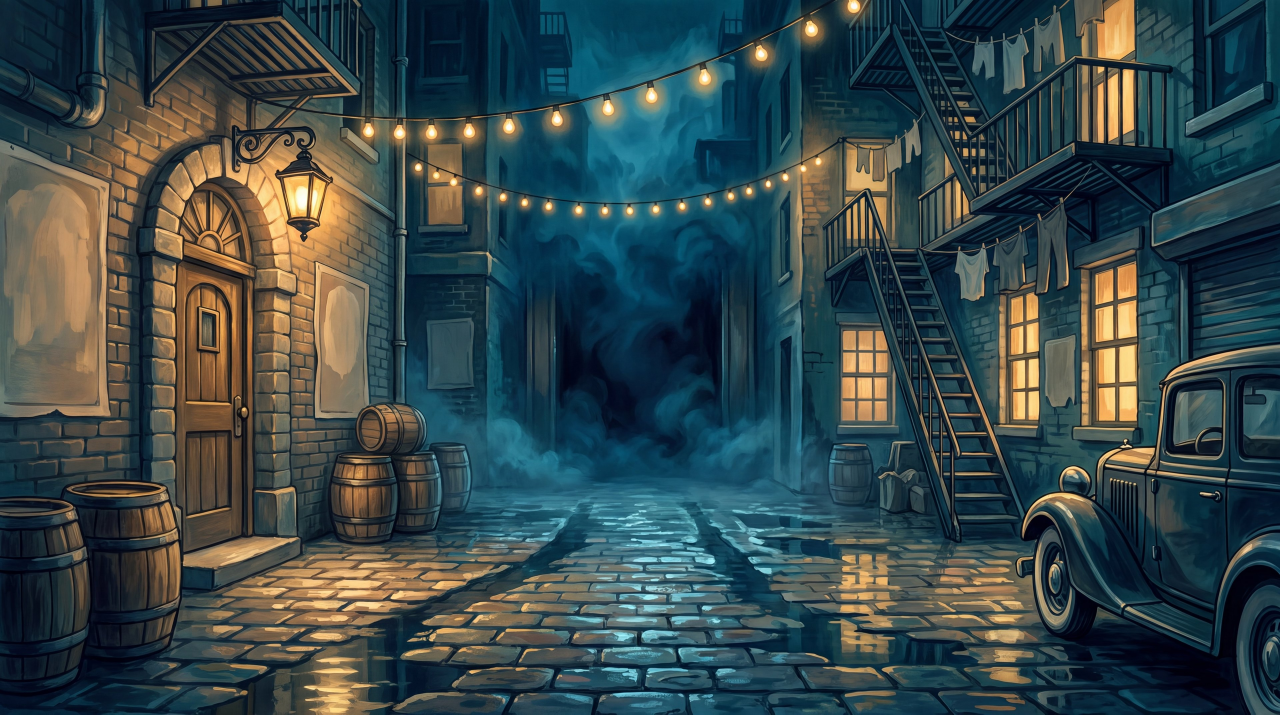
#> input picture preview/assets/matou/bg-a/alley.jpg, 3840 x 2143 px, found by its file name (shown at 1/3 size)
$ python fix_car_double.py
#> lines starting #> are read from the running program, lines starting #| are printed output that depends on the picture; after the words box and inside, x2 and y2 are one past the last pixel; in counts of white or black regions, pixels touching at a corner belong together
"""Rebuild hard-edged car-fg and hide BG car under that mask in the shader."""
import os
import numpy as np
from PIL import Image, ImageDraw, ImageFilter
from pathlib import Path

SRC = Path(r"C:\Users\Mathis\Downloads\DuskFox-leger\preview\assets\matou\bg-a\alley.jpg")
OUT = Path(r"C:\Users\Mathis\Downloads\DuskFox-leger\preview\assets\matou\bg-a\car-fg.png")

HULL = [
    (3040, 1700), (3058, 1600), (3100, 1515), (3160, 1452), (3212, 1414),
    (3290, 1366), (3468, 1322), (3482, 1142), (3522, 1082), (3640, 1050),
    (3840, 1018), (3840, 2110), (3560, 1962), (3300, 1934), (3188, 1934),
    (3118, 1872), (3078, 1782),
]

im = Image.open(SRC).convert("RGBA")
W, H = im.size
#> W = 3840; H = 2143
mask = Image.new("L", (W, H), 0)
#> mask: PIL image 3840x2143 L; every value is 0
ImageDraw.Draw(mask).polygon(HULL, fill=255)
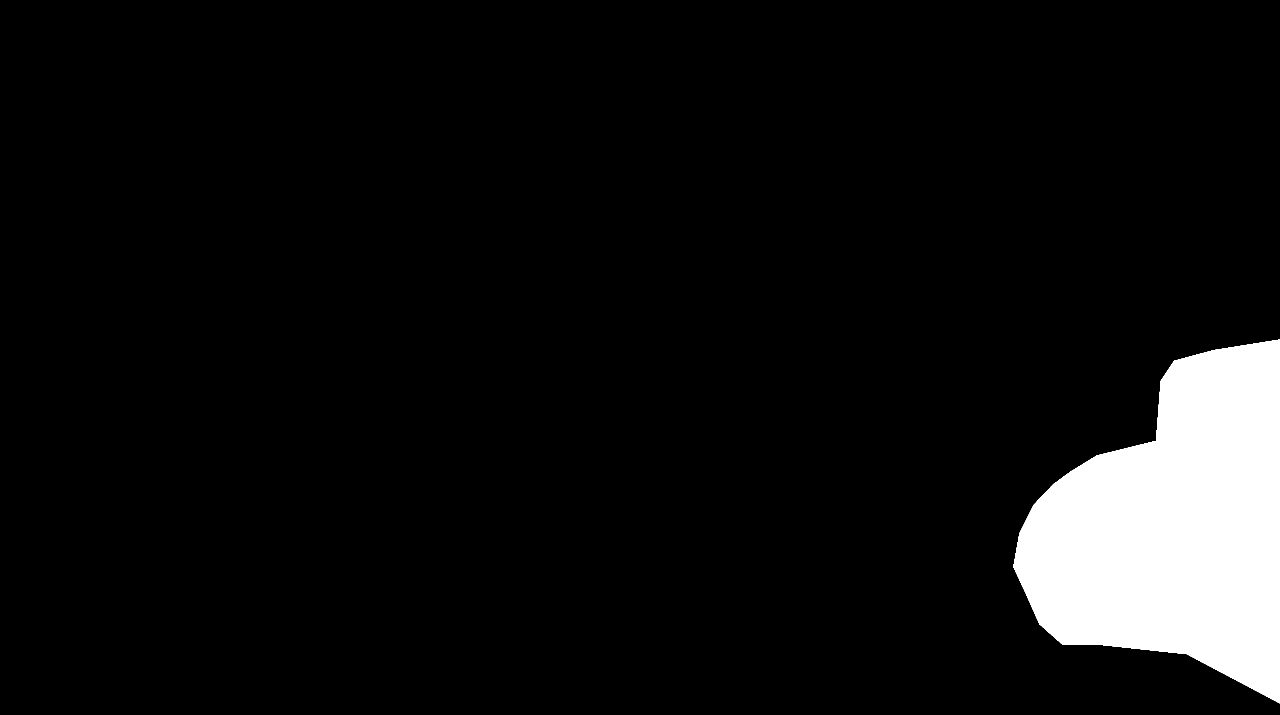
#> mask: PIL image 3840x2143 L (shown at 1/3 size); 6.9% white; 1 white region, box (x1, y1, x2, y2) and area: (3040, 1019, 3840, 2110) 565052
# Slight dilate so FG fully covers the BG car, then tiny blur for AA only
mask = mask.filter(ImageFilter.MaxFilter(5))
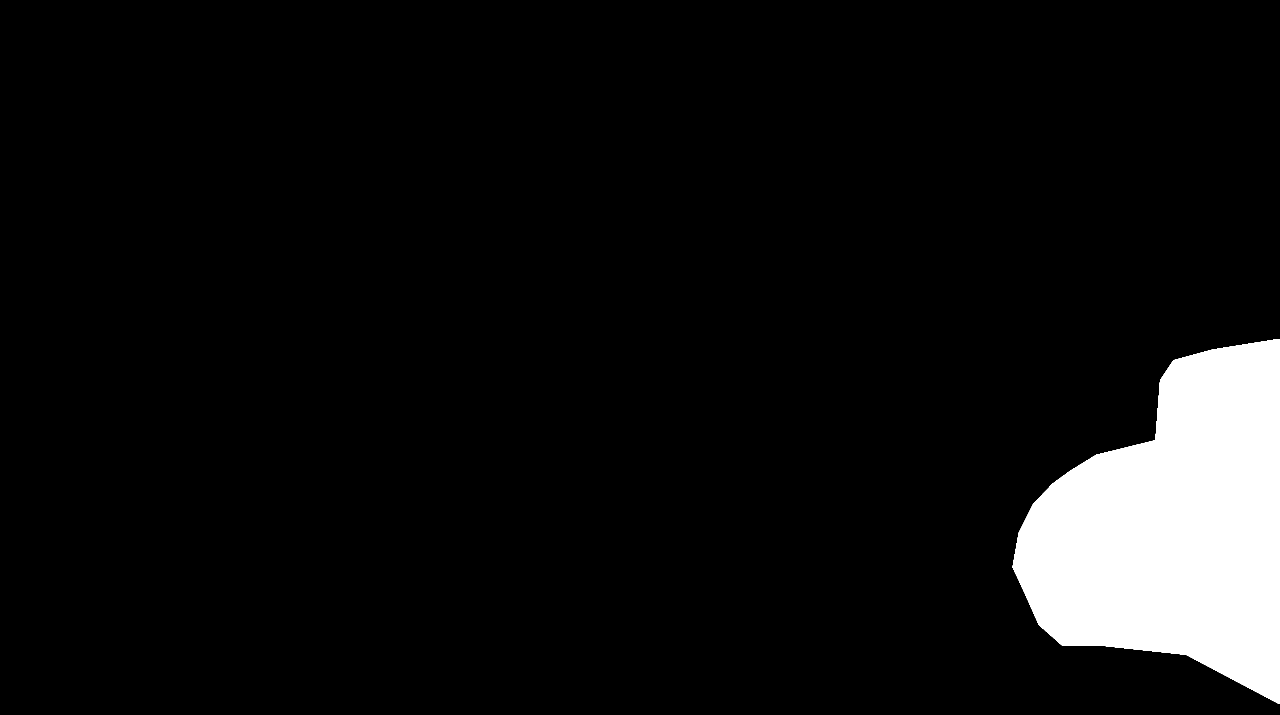
#> mask: PIL image 3840x2143 L (shown at 1/3 size); 6.9% white; 1 white region, box (x1, y1, x2, y2) and area: (3038, 1017, 3840, 2112) 570442
mask = mask.filter(ImageFilter.GaussianBlur(0.6))
rgba = np.asarray(im).copy()
rgba[..., 3] = np.asarray(mask)
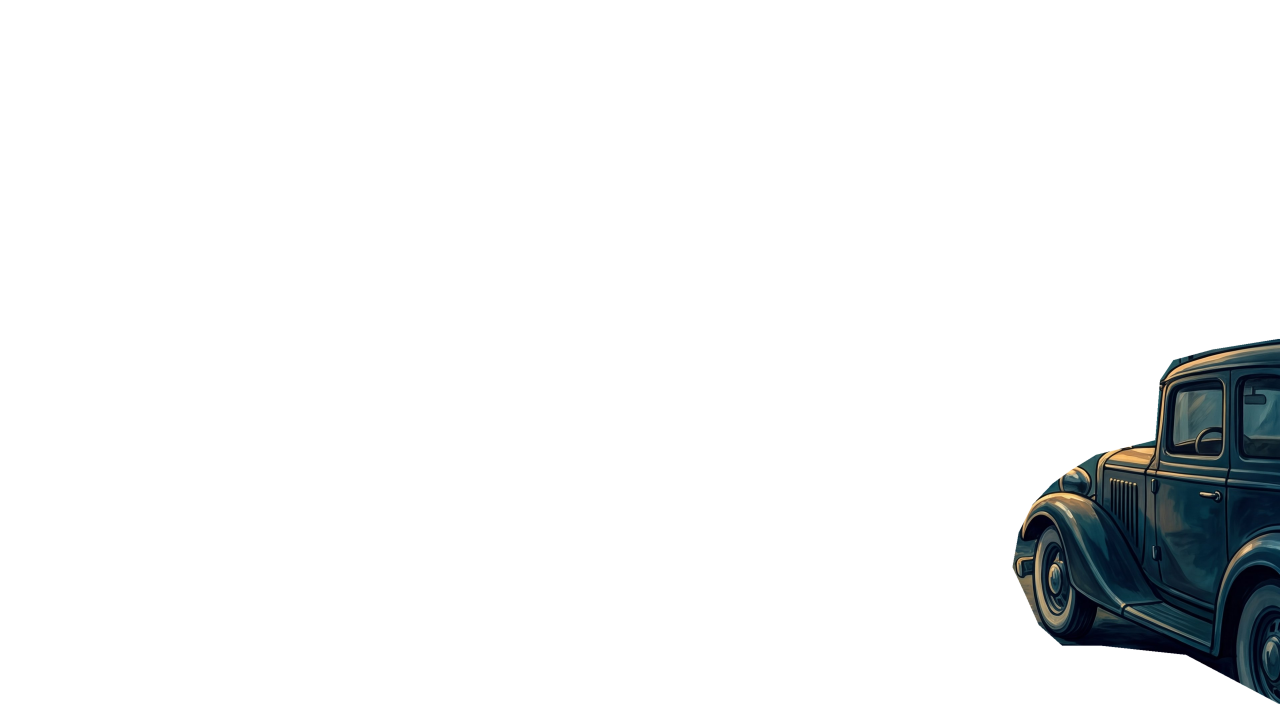
#> rgba: shape (2143, 3840, 4) (shown at 1/3 size); mean R, G, B, A 56.1, 72.3, 74, 17.7; transparent parts drawn white
Image.fromarray(rgba).save(OUT, optimize=True)
#> (the run stopped early here; a loop or call above may not have finished)
